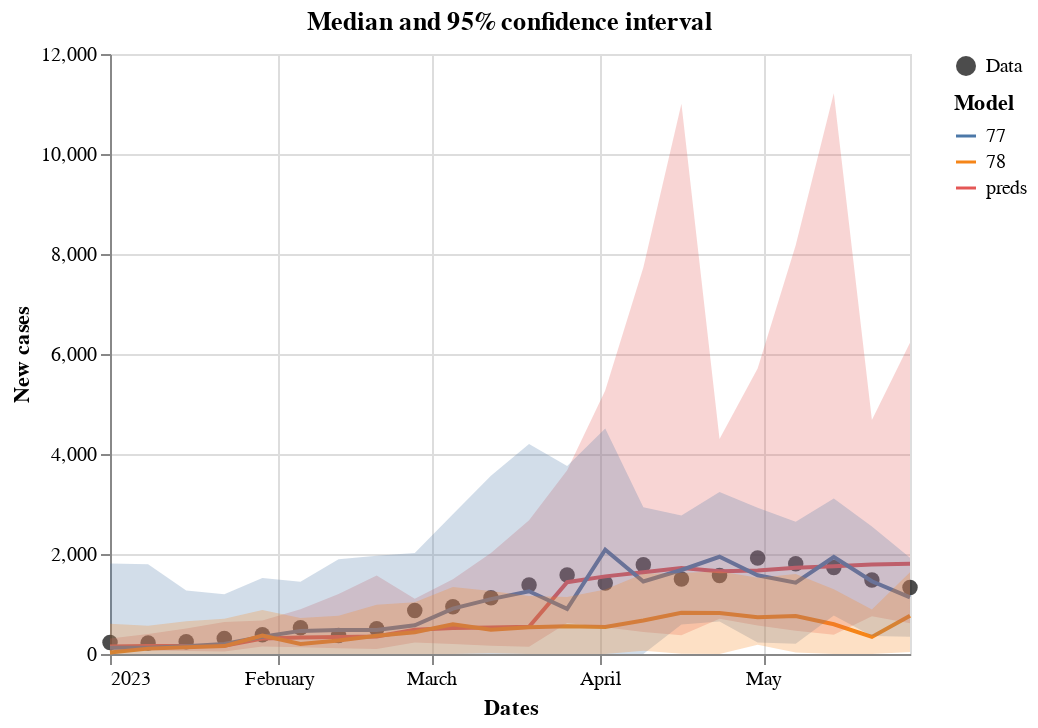

Write notebook code for a chart like this one.
### Code cell
score.plot_predictions()

### Figure 1 — Vega-Lite specification as saved in the notebook (floating-point values rounded to 4 significant figures)
{"config": {"view": {"continuousWidth": 300, "continuousHeight": 300}}, "layer": [{"data": {"name": "data-31ab3405ccd4240dcb0f02c0c71558b5"}, "mark": {"type": "circle", "size": 60}, "encoding": {"color": {"field": "legend", "legend": {"title": null}, "scale": {"range": ["black"]}, "type": "nominal"}, "x": {"field": "dates", "type": "temporal"}, "y": {"field": "casos", "type": "quantitative"}}}, {"data": {"name": "data-e62d00bd8d49960669627fa409de3684"}, "mark": {"type": "line"}, "encoding": {"color": {"field": "model", "legend": {"title": "Model"}, "type": "nominal"}, "x": {"field": "dates", "title": "Dates", "type": "temporal"}, "y": {"field": "preds", "title": "New cases", "type": "quantitative"}}, "title": "Median and 95% confidence interval"}, {"data": {"name": "data-e62d00bd8d49960669627fa409de3684"}, "mark": {"type": "area", "opacity": 0.25}, "encoding": {"color": {"field": "model", "legend": null, "type": "nominal"}, "x": {"field": "dates", "type": "temporal"}, "y": {"field": "lower", "type": "quantitative"}, "y2": {"field": "upper"}}, "title": "Median and 95% confidence interval"}, {"data": {"name": "data-e62d00bd8d49960669627fa409de3684"}, "mark": {"type": "point"}, "encoding": {"color": {"field": "model", "legend": null, "type": "nominal"}, "opacity": {"condition": {"param": "param_5", "value": 1, "empty": false}, "value": 0}, "x": {"field": "dates", "title": "Dates", "type": "temporal"}, "y": {"field": "preds", "title": "New cases", "type": "quantitative"}}, "title": "Median and 95% confidence interval"}, {"data": {"name": "data-b882d8404254e0c3e82484703fb8edba"}, "mark": {"type": "rule", "color": "gray"}, "encoding": {"opacity": {"condition": {"param": "param_5", "value": 0.3, "empty": false}, "value": 0}, "tooltip": [{"field": "dates", "title": "Date", "type": "temporal"}, {"field": "preds", "format": ".0f", "type": "quantitative"}, {"field": "77", "format": ".0f", "type": "quantitative"}, {"field": "78", "format": ".0f", "type": "quantitative"}, {"field": "cases", "format": ".0f", "type": "quantitative"}], "x": {"field": "dates", "type": "temporal"}}, "name": "view_5", "transform": [{"pivot": "model", "value": "preds", "groupby": ["dates"]}]}], "height": 300, "params": [{"name": "param_5", "select": {"type": "point", "fields": ["dates"], "nearest": true, "on": "pointerover"}, "views": ["view_5"]}], "resolve": {"scale": {"color": "independent"}}, "width": 400, "$schema": "https://vega.github.io/schema/vega-lite/v5.17.0.json", "datasets": {"data-31ab3405ccd4240dcb0f02c0c71558b5": [{"dates": "2023-01-01T00:00:00", "casos": 230.0, "legend": "Data"}, {"dates": "2023-01-08T00:00:00", "casos": 218.0, "legend": "Data"}, {"dates": "2023-01-15T00:00:00", "casos": 246.0, "legend": "Data"}, {"dates": "2023-01-22T00:00:00", "casos": 312.0, "legend": "Data"}, {"dates": "2023-01-29T00:00:00", "casos": 383.0, "legend": "Data"}, {"dates": "2023-02-05T00:00:00", "casos": 525.0, "legend": "Data"}, {"dates": "2023-02-12T00:00:00", "casos": 372.0, "legend": "Data"}, {"dates": "2023-02-19T00:00:00", "casos": 507.0, "legend": "Data"}, {"dates": "2023-02-26T00:00:00", "casos": 870.0, "legend": "Data"}, {"dates": "2023-03-05T00:00:00", "casos": 945.0, "legend": "Data"}, {"dates": "2023-03-12T00:00:00", "casos": 1125.0, "legend": "Data"}, {"dates": "2023-03-19T00:00:00", "casos": 1382.0, "legend": "Data"}, {"dates": "2023-03-26T00:00:00", "casos": 1580.0, "legend": "Data"}, {"dates": "2023-04-02T00:00:00", "casos": 1420.0, "legend": "Data"}, {"dates": "2023-04-09T00:00:00", "casos": 1783.0, "legend": "Data"}, {"dates": "2023-04-16T00:00:00", "casos": 1502.0, "legend": "Data"}, {"dates": "2023-04-23T00:00:00", "casos": 1572.0, "legend": "Data"}, {"dates": "2023-04-30T00:00:00", "casos": 1919.0, "legend": "Data"}, {"dates": "2023-05-07T00:00:00", "casos": 1807.0, "legend": "Data"}, {"dates": "2023-05-14T00:00:00", "casos": 1731.0, "legend": "Data"}, {"dates": "2023-05-21T00:00:00", "casos": 1479.0, "legend": "Data"}, {"dates": "2023-05-28T00:00:00", "casos": 1328.0, "legend": "Data"}], "data-e62d00bd8d49960669627fa409de3684": [{"dates": "2023-01-01T00:00:00", "preds": 151.8, "lower": 78.8, "upper": 309.0, "data": 230.0, "model": "preds", "adm_2": null, "adm_1": null, "adm_0": null}, {"dates": "2023-01-08T00:00:00", "preds": 159.7, "lower": 69.93, "upper": 399.4, "data": 218.0, "model": "preds", "adm_2": null, "adm_1": null, "adm_0": null}, {"dates": "2023-01-15T00:00:00", "preds": 161.1, "lower": 58.61, "upper": 509.0, "data": 246.0, "model": "preds", "adm_2": null, "adm_1": null, "adm_0": null}, {"dates": "2023-01-22T00:00:00", "preds": 164.1, "lower": 50.9, "upper": 640.3, "data": 312.0, "model": "preds", "adm_2": null, "adm_1": null, "adm_0": null}, {"dates": "2023-01-29T00:00:00", "preds": 309.4, "lower": 152.1, "upper": 672.3, "data": 383.0, "model": "preds", "adm_2": null, "adm_1": null, "adm_0": null}, {"dates": "2023-02-05T00:00:00", "preds": 328.4, "lower": 134.1, "upper": 895.5, "data": 525.0, "model": "preds", "adm_2": null, "adm_1": null, "adm_0": null}, {"dates": "2023-02-12T00:00:00", "preds": 338.4, "lower": 112.9, "upper": 1199.0, "data": 372.0, "model": "preds", "adm_2": null, "adm_1": null, "adm_0": null}, {"dates": "2023-02-19T00:00:00", "preds": 349.6, "lower": 97.94, "upper": 1569.0, "data": 507.0, "model": "preds", "adm_2": null, "adm_1": null, "adm_0": null}, {"dates": "2023-02-26T00:00:00", "preds": 486.7, "lower": 230.6, "upper": 1105.0, "data": 870.0, "model": "preds", "adm_2": null, "adm_1": null, "adm_0": null}, {"dates": "2023-03-05T00:00:00", "preds": 517.8, "lower": 202.0, "upper": 1496.0, "data": 945.0, "model": "preds", "adm_2": null, "adm_1": null, "adm_0": null}, {"dates": "2023-03-12T00:00:00", "preds": 529.8, "lower": 167.2, "upper": 2019.0, "data": 1125.0, "model": "preds", "adm_2": null, "adm_1": null, "adm_0": null}, {"dates": "2023-03-19T00:00:00", "preds": 545.4, "lower": 143.5, "upper": 2674.0, "data": 1382.0, "model": "preds", "adm_2": null, "adm_1": null, "adm_0": null}, {"dates": "2023-03-26T00:00:00", "preds": 1437.0, "lower": 617.8, "upper": 3675.0, "data": 1580.0, "model": "preds", "adm_2": null, "adm_1": null, "adm_0": null}, {"dates": "2023-04-02T00:00:00", "preds": 1553.0, "lower": 534.8, "upper": 5268.0, "data": 1420.0, "model": "preds", "adm_2": null, "adm_1": null, "adm_0": null}, {"dates": "2023-04-09T00:00:00", "preds": 1637.0, "lower": 442.3, "upper": 7729.0, "data": 1783.0, "model": "preds", "adm_2": null, "adm_1": null, "adm_0": null}, {"dates": "2023-04-16T00:00:00", "preds": 1721.0, "lower": 377.2, "upper": 11000.0, "data": 1502.0, "model": "preds", "adm_2": null, "adm_1": null, "adm_0": null}, {"dates": "2023-04-23T00:00:00", "preds": 1657.0, "lower": 704.3, "upper": 4299.0, "data": 1572.0, "model": "preds", "adm_2": null, "adm_1": null, "adm_0": null}, {"dates": "2023-04-30T00:00:00", "preds": 1670.0, "lower": 572.0, "upper": 5712.0, "data": 1919.0, "model": "preds", "adm_2": null, "adm_1": null, "adm_0": null}, {"dates": "2023-05-07T00:00:00", "preds": 1723.0, "lower": 463.7, "upper": 8177.0, "data": 1807.0, "model": "preds", "adm_2": null, "adm_1": null, "adm_0": null}, {"dates": "2023-05-14T00:00:00", "preds": 1755.0, "lower": 385.1, "upper": 11220.0, "data": 1731.0, "model": "preds", "adm_2": null, "adm_1": null, "adm_0": null}, {"dates": "2023-05-21T00:00:00", "preds": 1792.0, "lower": 757.5, "upper": 4681.0, "data": 1479.0, "model": "preds", "adm_2": null, "adm_1": null, "adm_0": null}, {"dates": "2023-05-28T00:00:00", "preds": 1805.0, "lower": 614.1, "upper": 6227.0, "data": 1328.0, "model": "preds", "adm_2": null, "adm_1": null, "adm_0": null}, {"dates": "2023-01-01T00:00:00", "preds": 124.7, "lower": 0.0, "upper": 1810.0, "data": null, "model": "77", "adm_2": 3305000.0, "adm_1": "RJ", "adm_0": "BR"}, {"dates": "2023-01-08T00:00:00", "preds": 127.2, "lower": 0.0, "upper": 1794.0, "data": null, "model": "77", "adm_2": 3305000.0, "adm_1": "RJ", "adm_0": "BR"}, {"dates": "2023-01-15T00:00:00", "preds": 155.2, "lower": 0.0, "upper": 1269.0, "data": null, "model": "77", "adm_2": 3305000.0, "adm_1": "RJ", "adm_0": "BR"}, {"dates": "2023-01-22T00:00:00", "preds": 198.8, "lower": 0.0, "upper": 1195.0, "data": null, "model": "77", "adm_2": 3305000.0, "adm_1": "RJ", "adm_0": "BR"}, {"dates": "2023-01-29T00:00:00", "preds": 345.3, "lower": 0.0, "upper": 1518.0, "data": null, "model": "77", "adm_2": 3305000.0, "adm_1": "RJ", "adm_0": "BR"}, {"dates": "2023-02-05T00:00:00", "preds": 462.3, "lower": 0.0, "upper": 1445.0, "data": null, "model": "77", "adm_2": 3305000.0, "adm_1": "RJ", "adm_0": "BR"}, {"dates": "2023-02-12T00:00:00", "preds": 481.6, "lower": 0.0, "upper": 1894.0, "data": null, "model": "77", "adm_2": 3305000.0, "adm_1": "RJ", "adm_0": "BR"}, {"dates": "2023-02-19T00:00:00", "preds": 481.6, "lower": 0.0, "upper": 1966.0, "data": null, "model": "77", "adm_2": 3305000.0, "adm_1": "RJ", "adm_0": "BR"}, {"dates": "2023-02-26T00:00:00", "preds": 574.3, "lower": 0.0, "upper": 2020.0, "data": null, "model": "77", "adm_2": 3305000.0, "adm_1": "RJ", "adm_0": "BR"}, {"dates": "2023-03-05T00:00:00", "preds": 908.6, "lower": 0.0, "upper": 2794.0, "data": null, "model": "77", "adm_2": 3305000.0, "adm_1": "RJ", "adm_0": "BR"}, {"dates": "2023-03-12T00:00:00", "preds": 1098.0, "lower": 0.0, "upper": 3565.0, "data": null, "model": "77", "adm_2": 3305000.0, "adm_1": "RJ", "adm_0": "BR"}, {"dates": "2023-03-19T00:00:00", "preds": 1255.0, "lower": 0.0, "upper": 4202.0, "data": null, "model": "77", "adm_2": 3305000.0, "adm_1": "RJ", "adm_0": "BR"}, {"dates": "2023-03-26T00:00:00", "preds": 903.3, "lower": 0.0, "upper": 3761.0, "data": null, "model": "77", "adm_2": 3305000.0, "adm_1": "RJ", "adm_0": "BR"}, {"dates": "2023-04-02T00:00:00", "preds": 2085.0, "lower": 0.0, "upper": 4512.0, "data": null, "model": "77", "adm_2": 3305000.0, "adm_1": "RJ", "adm_0": "BR"}, {"dates": "2023-04-09T00:00:00", "preds": 1451.0, "lower": 0.0, "upper": 2937.0, "data": null, "model": "77", "adm_2": 3305000.0, "adm_1": "RJ", "adm_0": "BR"}, {"dates": "2023-04-16T00:00:00", "preds": 1680.0, "lower": 591.8, "upper": 2768.0, "data": null, "model": "77", "adm_2": 3305000.0, "adm_1": "RJ", "adm_0": "BR"}, {"dates": "2023-04-23T00:00:00", "preds": 1944.0, "lower": 650.1, "upper": 3239.0, "data": null, "model": "77", "adm_2": 3305000.0, "adm_1": "RJ", "adm_0": "BR"}, {"dates": "2023-04-30T00:00:00", "preds": 1575.0, "lower": 227.6, "upper": 2923.0, "data": null, "model": "77", "adm_2": 3305000.0, "adm_1": "RJ", "adm_0": "BR"}, {"dates": "2023-05-07T00:00:00", "preds": 1426.0, "lower": 206.8, "upper": 2646.0, "data": null, "model": "77", "adm_2": 3305000.0, "adm_1": "RJ", "adm_0": "BR"}, {"dates": "2023-05-14T00:00:00", "preds": 1940.0, "lower": 769.2, "upper": 3110.0, "data": null, "model": "77", "adm_2": 3305000.0, "adm_1": "RJ", "adm_0": "BR"}, {"dates": "2023-05-21T00:00:00", "preds": 1454.0, "lower": 359.8, "upper": 2549.0, "data": null, "model": "77", "adm_2": 3305000.0, "adm_1": "RJ", "adm_0": "BR"}, {"dates": "2023-05-28T00:00:00", "preds": 1134.0, "lower": 343.1, "upper": 1925.0, "data": null, "model": "77", "adm_2": 3305000.0, "adm_1": "RJ", "adm_0": "BR"}, {"dates": "2023-01-01T00:00:00", "preds": 28.92, "lower": 0.0, "upper": 602.8, "data": null, "model": "78", "adm_2": 3305000.0, "adm_1": "RJ", "adm_0": "BR"}, {"dates": "2023-01-08T00:00:00", "preds": 107.6, "lower": 0.0, "upper": 566.5, "data": null, "model": "78", "adm_2": 3305000.0, "adm_1": "RJ", "adm_0": "BR"}, {"dates": "2023-01-15T00:00:00", "preds": 136.0, "lower": 0.0, "upper": 654.7, "data": null, "model": "78", "adm_2": 3305000.0, "adm_1": "RJ", "adm_0": "BR"}, {"dates": "2023-01-22T00:00:00", "preds": 157.6, "lower": 0.0, "upper": 703.7, "data": null, "model": "78", "adm_2": 3305000.0, "adm_1": "RJ", "adm_0": "BR"}, {"dates": "2023-01-29T00:00:00", "preds": 370.8, "lower": 0.0, "upper": 879.5, "data": null, "model": "78", "adm_2": 3305000.0, "adm_1": "RJ", "adm_0": "BR"}, {"dates": "2023-02-05T00:00:00", "preds": 200.7, "lower": 0.0, "upper": 720.3, "data": null, "model": "78", "adm_2": 3305000.0, "adm_1": "RJ", "adm_0": "BR"}, {"dates": "2023-02-12T00:00:00", "preds": 270.5, "lower": 0.0, "upper": 766.1, "data": null, "model": "78", "adm_2": 3305000.0, "adm_1": "RJ", "adm_0": "BR"}, {"dates": "2023-02-19T00:00:00", "preds": 366.0, "lower": 0.0, "upper": 984.1, "data": null, "model": "78", "adm_2": 3305000.0, "adm_1": "RJ", "adm_0": "BR"}, {"dates": "2023-02-26T00:00:00", "preds": 434.2, "lower": 0.0, "upper": 1036.0, "data": null, "model": "78", "adm_2": 3305000.0, "adm_1": "RJ", "adm_0": "BR"}, {"dates": "2023-03-05T00:00:00", "preds": 593.1, "lower": 0.0, "upper": 1340.0, "data": null, "model": "78", "adm_2": 3305000.0, "adm_1": "RJ", "adm_0": "BR"}, {"dates": "2023-03-12T00:00:00", "preds": 486.8, "lower": 13.18, "upper": 1258.0, "data": null, "model": "78", "adm_2": 3305000.0, "adm_1": "RJ", "adm_0": "BR"}, {"dates": "2023-03-19T00:00:00", "preds": 534.4, "lower": 0.0, "upper": 1161.0, "data": null, "model": "78", "adm_2": 3305000.0, "adm_1": "RJ", "adm_0": "BR"}, {"dates": "2023-03-26T00:00:00", "preds": 555.0, "lower": 0.0, "upper": 1139.0, "data": null, "model": "78", "adm_2": 3305000.0, "adm_1": "RJ", "adm_0": "BR"}, {"dates": "2023-04-02T00:00:00", "preds": 540.6, "lower": 0.0, "upper": 1291.0, "data": null, "model": "78", "adm_2": 3305000.0, "adm_1": "RJ", "adm_0": "BR"}, {"dates": "2023-04-09T00:00:00", "preds": 670.6, "lower": 63.09, "upper": 1603.0, "data": null, "model": "78", "adm_2": 3305000.0, "adm_1": "RJ", "adm_0": "BR"}, {"dates": "2023-04-16T00:00:00", "preds": 823.2, "lower": 5.392, "upper": 1619.0, "data": null, "model": "78", "adm_2": 3305000.0, "adm_1": "RJ", "adm_0": "BR"}, {"dates": "2023-04-23T00:00:00", "preds": 821.3, "lower": 0.0, "upper": 1657.0, "data": null, "model": "78", "adm_2": 3305000.0, "adm_1": "RJ", "adm_0": "BR"}, {"dates": "2023-04-30T00:00:00", "preds": 736.0, "lower": 186.1, "upper": 1523.0, "data": null, "model": "78", "adm_2": 3305000.0, "adm_1": "RJ", "adm_0": "BR"}, {"dates": "2023-05-07T00:00:00", "preds": 760.4, "lower": 31.67, "upper": 1602.0, "data": null, "model": "78", "adm_2": 3305000.0, "adm_1": "RJ", "adm_0": "BR"}, {"dates": "2023-05-14T00:00:00", "preds": 593.9, "lower": 0.0, "upper": 1294.0, "data": null, "model": "78", "adm_2": 3305000.0, "adm_1": "RJ", "adm_0": "BR"}, {"dates": "2023-05-21T00:00:00", "preds": 341.6, "lower": 0.0, "upper": 890.2, "data": null, "model": "78", "adm_2": 3305000.0, "adm_1": "RJ", "adm_0": "BR"}, {"dates": "2023-05-28T00:00:00", "preds": 766.2, "lower": 41.88, "upper": 1633.0, "data": null, "model": "78", "adm_2": 3305000.0, "adm_1": "RJ", "adm_0": "BR"}], "data-b882d8404254e0c3e82484703fb8edba": [{"dates": "2023-01-01T00:00:00", "preds": 151.8, "lower": 78.8, "upper": 309.0, "data": 230.0, "model": "preds", "adm_2": null, "adm_1": null, "adm_0": null, "legend": null}, {"dates": "2023-01-08T00:00:00", "preds": 159.7, "lower": 69.93, "upper": 399.4, "data": 218.0, "model": "preds", "adm_2": null, "adm_1": null, "adm_0": null, "legend": null}, {"dates": "2023-01-15T00:00:00", "preds": 161.1, "lower": 58.61, "upper": 509.0, "data": 246.0, "model": "preds", "adm_2": null, "adm_1": null, "adm_0": null, "legend": null}, {"dates": "2023-01-22T00:00:00", "preds": 164.1, "lower": 50.9, "upper": 640.3, "data": 312.0, "model": "preds", "adm_2": null, "adm_1": null, "adm_0": null, "legend": null}, {"dates": "2023-01-29T00:00:00", "preds": 309.4, "lower": 152.1, "upper": 672.3, "data": 383.0, "model": "preds", "adm_2": null, "adm_1": null, "adm_0": null, "legend": null}, {"dates": "2023-02-05T00:00:00", "preds": 328.4, "lower": 134.1, "upper": 895.5, "data": 525.0, "model": "preds", "adm_2": null, "adm_1": null, "adm_0": null, "legend": null}, {"dates": "2023-02-12T00:00:00", "preds": 338.4, "lower": 112.9, "upper": 1199.0, "data": 372.0, "model": "preds", "adm_2": null, "adm_1": null, "adm_0": null, "legend": null}, {"dates": "2023-02-19T00:00:00", "preds": 349.6, "lower": 97.94, "upper": 1569.0, "data": 507.0, "model": "preds", "adm_2": null, "adm_1": null, "adm_0": null, "legend": null}, {"dates": "2023-02-26T00:00:00", "preds": 486.7, "lower": 230.6, "upper": 1105.0, "data": 870.0, "model": "preds", "adm_2": null, "adm_1": null, "adm_0": null, "legend": null}, {"dates": "2023-03-05T00:00:00", "preds": 517.8, "lower": 202.0, "upper": 1496.0, "data": 945.0, "model": "preds", "adm_2": null, "adm_1": null, "adm_0": null, "legend": null}, {"dates": "2023-03-12T00:00:00", "preds": 529.8, "lower": 167.2, "upper": 2019.0, "data": 1125.0, "model": "preds", "adm_2": null, "adm_1": null, "adm_0": null, "legend": null}, {"dates": "2023-03-19T00:00:00", "preds": 545.4, "lower": 143.5, "upper": 2674.0, "data": 1382.0, "model": "preds", "adm_2": null, "adm_1": null, "adm_0": null, "legend": null}, {"dates": "2023-03-26T00:00:00", "preds": 1437.0, "lower": 617.8, "upper": 3675.0, "data": 1580.0, "model": "preds", "adm_2": null, "adm_1": null, "adm_0": null, "legend": null}, {"dates": "2023-04-02T00:00:00", "preds": 1553.0, "lower": 534.8, "upper": 5268.0, "data": 1420.0, "model": "preds", "adm_2": null, "adm_1": null, "adm_0": null, "legend": null}, {"dates": "2023-04-09T00:00:00", "preds": 1637.0, "lower": 442.3, "upper": 7729.0, "data": 1783.0, "model": "preds", "adm_2": null, "adm_1": null, "adm_0": null, "legend": null}, {"dates": "2023-04-16T00:00:00", "preds": 1721.0, "lower": 377.2, "upper": 11000.0, "data": 1502.0, "model": "preds", "adm_2": null, "adm_1": null, "adm_0": null, "legend": null}, {"dates": "2023-04-23T00:00:00", "preds": 1657.0, "lower": 704.3, "upper": 4299.0, "data": 1572.0, "model": "preds", "adm_2": null, "adm_1": null, "adm_0": null, "legend": null}, {"dates": "2023-04-30T00:00:00", "preds": 1670.0, "lower": 572.0, "upper": 5712.0, "data": 1919.0, "model": "preds", "adm_2": null, "adm_1": null, "adm_0": null, "legend": null}, {"dates": "2023-05-07T00:00:00", "preds": 1723.0, "lower": 463.7, "upper": 8177.0, "data": 1807.0, "model": "preds", "adm_2": null, "adm_1": null, "adm_0": null, "legend": null}, {"dates": "2023-05-14T00:00:00", "preds": 1755.0, "lower": 385.1, "upper": 11220.0, "data": 1731.0, "model": "preds", "adm_2": null, "adm_1": null, "adm_0": null, "legend": null}, {"dates": "2023-05-21T00:00:00", "preds": 1792.0, "lower": 757.5, "upper": 4681.0, "data": 1479.0, "model": "preds", "adm_2": null, "adm_1": null, "adm_0": null, "legend": null}, {"dates": "2023-05-28T00:00:00", "preds": 1805.0, "lower": 614.1, "upper": 6227.0, "data": 1328.0, "model": "preds", "adm_2": null, "adm_1": null, "adm_0": null, "legend": null}, {"dates": "2023-01-01T00:00:00", "preds": 124.7, "lower": 0.0, "upper": 1810.0, "data": null, "model": "77", "adm_2": 3305000.0, "adm_1": "RJ", "adm_0": "BR", "legend": null}, {"dates": "2023-01-08T00:00:00", "preds": 127.2, "lower": 0.0, "upper": 1794.0, "data": null, "model": "77", "adm_2": 3305000.0, "adm_1": "RJ", "adm_0": "BR", "legend": null}, {"dates": "2023-01-15T00:00:00", "preds": 155.2, "lower": 0.0, "upper": 1269.0, "data": null, "model": "77", "adm_2": 3305000.0, "adm_1": "RJ", "adm_0": "BR", "legend": null}, {"dates": "2023-01-22T00:00:00", "preds": 198.8, "lower": 0.0, "upper": 1195.0, "data": null, "model": "77", "adm_2": 3305000.0, "adm_1": "RJ", "adm_0": "BR", "legend": null}, {"dates": "2023-01-29T00:00:00", "preds": 345.3, "lower": 0.0, "upper": 1518.0, "data": null, "model": "77", "adm_2": 3305000.0, "adm_1": "RJ", "adm_0": "BR", "legend": null}, {"dates": "2023-02-05T00:00:00", "preds": 462.3, "lower": 0.0, "upper": 1445.0, "data": null, "model": "77", "adm_2": 3305000.0, "adm_1": "RJ", "adm_0": "BR", "legend": null}, {"dates": "2023-02-12T00:00:00", "preds": 481.6, "lower": 0.0, "upper": 1894.0, "data": null, "model": "77", "adm_2": 3305000.0, "adm_1": "RJ", "adm_0": "BR", "legend": null}, {"dates": "2023-02-19T00:00:00", "preds": 481.6, "lower": 0.0, "upper": 1966.0, "data": null, "model": "77", "adm_2": 3305000.0, "adm_1": "RJ", "adm_0": "BR", "legend": null}, {"dates": "2023-02-26T00:00:00", "preds": 574.3, "lower": 0.0, "upper": 2020.0, "data": null, "model": "77", "adm_2": 3305000.0, "adm_1": "RJ", "adm_0": "BR", "legend": null}, {"dates": "2023-03-05T00:00:00", "preds": 908.6, "lower": 0.0, "upper": 2794.0, "data": null, "model": "77", "adm_2": 3305000.0, "adm_1": "RJ", "adm_0": "BR", "legend": null}, {"dates": "2023-03-12T00:00:00", "preds": 1098.0, "lower": 0.0, "upper": 3565.0, "data": null, "model": "77", "adm_2": 3305000.0, "adm_1": "RJ", "adm_0": "BR", "legend": null}, {"dates": "2023-03-19T00:00:00", "preds": 1255.0, "lower": 0.0, "upper": 4202.0, "data": null, "model": "77", "adm_2": 3305000.0, "adm_1": "RJ", "adm_0": "BR", "legend": null}, {"dates": "2023-03-26T00:00:00", "preds": 903.3, "lower": 0.0, "upper": 3761.0, "data": null, "model": "77", "adm_2": 3305000.0, "adm_1": "RJ", "adm_0": "BR", "legend": null}, {"dates": "2023-04-02T00:00:00", "preds": 2085.0, "lower": 0.0, "upper": 4512.0, "data": null, "model": "77", "adm_2": 3305000.0, "adm_1": "RJ", "adm_0": "BR", "legend": null}, {"dates": "2023-04-09T00:00:00", "preds": 1451.0, "lower": 0.0, "upper": 2937.0, "data": null, "model": "77", "adm_2": 3305000.0, "adm_1": "RJ", "adm_0": "BR", "legend": null}, {"dates": "2023-04-16T00:00:00", "preds": 1680.0, "lower": 591.8, "upper": 2768.0, "data": null, "model": "77", "adm_2": 3305000.0, "adm_1": "RJ", "adm_0": "BR", "legend": null}, {"dates": "2023-04-23T00:00:00", "preds": 1944.0, "lower": 650.1, "upper": 3239.0, "data": null, "model": "77", "adm_2": 3305000.0, "adm_1": "RJ", "adm_0": "BR", "legend": null}, {"dates": "2023-04-30T00:00:00", "preds": 1575.0, "lower": 227.6, "upper": 2923.0, "data": null, "model": "77", "adm_2": 3305000.0, "adm_1": "RJ", "adm_0": "BR", "legend": null}, {"dates": "2023-05-07T00:00:00", "preds": 1426.0, "lower": 206.8, "upper": 2646.0, "data": null, "model": "77", "adm_2": 3305000.0, "adm_1": "RJ", "adm_0": "BR", "legend": null}, {"dates": "2023-05-14T00:00:00", "preds": 1940.0, "lower": 769.2, "upper": 3110.0, "data": null, "model": "77", "adm_2": 3305000.0, "adm_1": "RJ", "adm_0": "BR", "legend": null}, {"dates": "2023-05-21T00:00:00", "preds": 1454.0, "lower": 359.8, "upper": 2549.0, "data": null, "model": "77", "adm_2": 3305000.0, "adm_1": "RJ", "adm_0": "BR", "legend": null}, {"dates": "2023-05-28T00:00:00", "preds": 1134.0, "lower": 343.1, "upper": 1925.0, "data": null, "model": "77", "adm_2": 3305000.0, "adm_1": "RJ", "adm_0": "BR", "legend": null}, {"dates": "2023-01-01T00:00:00", "preds": 28.92, "lower": 0.0, "upper": 602.8, "data": null, "model": "78", "adm_2": 3305000.0, "adm_1": "RJ", "adm_0": "BR", "legend": null}, {"dates": "2023-01-08T00:00:00", "preds": 107.6, "lower": 0.0, "upper": 566.5, "data": null, "model": "78", "adm_2": 3305000.0, "adm_1": "RJ", "adm_0": "BR", "legend": null}, {"dates": "2023-01-15T00:00:00", "preds": 136.0, "lower": 0.0, "upper": 654.7, "data": null, "model": "78", "adm_2": 3305000.0, "adm_1": "RJ", "adm_0": "BR", "legend": null}, {"dates": "2023-01-22T00:00:00", "preds": 157.6, "lower": 0.0, "upper": 703.7, "data": null, "model": "78", "adm_2": 3305000.0, "adm_1": "RJ", "adm_0": "BR", "legend": null}, {"dates": "2023-01-29T00:00:00", "preds": 370.8, "lower": 0.0, "upper": 879.5, "data": null, "model": "78", "adm_2": 3305000.0, "adm_1": "RJ", "adm_0": "BR", "legend": null}, {"dates": "2023-02-05T00:00:00", "preds": 200.7, "lower": 0.0, "upper": 720.3, "data": null, "model": "78", "adm_2": 3305000.0, "adm_1": "RJ", "adm_0": "BR", "legend": null}, {"dates": "2023-02-12T00:00:00", "preds": 270.5, "lower": 0.0, "upper": 766.1, "data": null, "model": "78", "adm_2": 3305000.0, "adm_1": "RJ", "adm_0": "BR", "legend": null}, {"dates": "2023-02-19T00:00:00", "preds": 366.0, "lower": 0.0, "upper": 984.1, "data": null, "model": "78", "adm_2": 3305000.0, "adm_1": "RJ", "adm_0": "BR", "legend": null}, {"dates": "2023-02-26T00:00:00", "preds": 434.2, "lower": 0.0, "upper": 1036.0, "data": null, "model": "78", "adm_2": 3305000.0, "adm_1": "RJ", "adm_0": "BR", "legend": null}, {"dates": "2023-03-05T00:00:00", "preds": 593.1, "lower": 0.0, "upper": 1340.0, "data": null, "model": "78", "adm_2": 3305000.0, "adm_1": "RJ", "adm_0": "BR", "legend": null}, {"dates": "2023-03-12T00:00:00", "preds": 486.8, "lower": 13.18, "upper": 1258.0, "data": null, "model": "78", "adm_2": 3305000.0, "adm_1": "RJ", "adm_0": "BR", "legend": null}, {"dates": "2023-03-19T00:00:00", "preds": 534.4, "lower": 0.0, "upper": 1161.0, "data": null, "model": "78", "adm_2": 3305000.0, "adm_1": "RJ", "adm_0": "BR", "legend": null}, {"dates": "2023-03-26T00:00:00", "preds": 555.0, "lower": 0.0, "upper": 1139.0, "data": null, "model": "78", "adm_2": 3305000.0, "adm_1": "RJ", "adm_0": "BR", "legend": null}, {"dates": "2023-04-02T00:00:00", "preds": 540.6, "lower": 0.0, "upper": 1291.0, "data": null, "model": "78", "adm_2": 3305000.0, "adm_1": "RJ", "adm_0": "BR", "legend": null}, {"dates": "2023-04-09T00:00:00", "preds": 670.6, "lower": 63.09, "upper": 1603.0, "data": null, "model": "78", "adm_2": 3305000.0, "adm_1": "RJ", "adm_0": "BR", "legend": null}, {"dates": "2023-04-16T00:00:00", "preds": 823.2, "lower": 5.392, "upper": 1619.0, "data": null, "model": "78", "adm_2": 3305000.0, "adm_1": "RJ", "adm_0": "BR", "legend": null}, {"dates": "2023-04-23T00:00:00", "preds": 821.3, "lower": 0.0, "upper": 1657.0, "data": null, "model": "78", "adm_2": 3305000.0, "adm_1": "RJ", "adm_0": "BR", "legend": null}, {"dates": "2023-04-30T00:00:00", "preds": 736.0, "lower": 186.1, "upper": 1523.0, "data": null, "model": "78", "adm_2": 3305000.0, "adm_1": "RJ", "adm_0": "BR", "legend": null}, {"dates": "2023-05-07T00:00:00", "preds": 760.4, "lower": 31.67, "upper": 1602.0, "data": null, "model": "78", "adm_2": 3305000.0, "adm_1": "RJ", "adm_0": "BR", "legend": null}, {"dates": "2023-05-14T00:00:00", "preds": 593.9, "lower": 0.0, "upper": 1294.0, "data": null, "model": "78", "adm_2": 3305000.0, "adm_1": "RJ", "adm_0": "BR", "legend": null}, {"dates": "2023-05-21T00:00:00", "preds": 341.6, "lower": 0.0, "upper": 890.2, "data": null, "model": "78", "adm_2": 3305000.0, "adm_1": "RJ", "adm_0": "BR", "legend": null}, {"dates": "2023-05-28T00:00:00", "preds": 766.2, "lower": 41.88, "upper": 1633.0, "data": null, "model": "78", "adm_2": 3305000.0, "adm_1": "RJ", "adm_0": "BR", "legend": null}, {"dates": "2023-01-01T00:00:00", "preds": 230.0, "lower": null, "upper": null, "data": null, "model": "cases", "adm_2": null, "adm_1": null, "adm_0": null, "legend": "Data"}, {"dates": "2023-01-08T00:00:00", "preds": 218.0, "lower": null, "upper": null, "data": null, "model": "cases", "adm_2": null, "adm_1": null, "adm_0": null, "legend": "Data"}, {"dates": "2023-01-15T00:00:00", "preds": 246.0, "lower": null, "upper": null, "data": null, "model": "cases", "adm_2": null, "adm_1": null, "adm_0": null, "legend": "Data"}, {"dates": "2023-01-22T00:00:00", "preds": 312.0, "lower": null, "upper": null, "data": null, "model": "cases", "adm_2": null, "adm_1": null, "adm_0": null, "legend": "Data"}, {"dates": "2023-01-29T00:00:00", "preds": 383.0, "lower": null, "upper": null, "data": null, "model": "cases", "adm_2": null, "adm_1": null, "adm_0": null, "legend": "Data"}, {"dates": "2023-02-05T00:00:00", "preds": 525.0, "lower": null, "upper": null, "data": null, "model": "cases", "adm_2": null, "adm_1": null, "adm_0": null, "legend": "Data"}, {"dates": "2023-02-12T00:00:00", "preds": 372.0, "lower": null, "upper": null, "data": null, "model": "cases", "adm_2": null, "adm_1": null, "adm_0": null, "legend": "Data"}, {"dates": "2023-02-19T00:00:00", "preds": 507.0, "lower": null, "upper": null, "data": null, "model": "cases", "adm_2": null, "adm_1": null, "adm_0": null, "legend": "Data"}, {"dates": "2023-02-26T00:00:00", "preds": 870.0, "lower": null, "upper": null, "data": null, "model": "cases", "adm_2": null, "adm_1": null, "adm_0": null, "legend": "Data"}, {"dates": "2023-03-05T00:00:00", "preds": 945.0, "lower": null, "upper": null, "data": null, "model": "cases", "adm_2": null, "adm_1": null, "adm_0": null, "legend": "Data"}, {"dates": "2023-03-12T00:00:00", "preds": 1125.0, "lower": null, "upper": null, "data": null, "model": "cases", "adm_2": null, "adm_1": null, "adm_0": null, "legend": "Data"}, {"dates": "2023-03-19T00:00:00", "preds": 1382.0, "lower": null, "upper": null, "data": null, "model": "cases", "adm_2": null, "adm_1": null, "adm_0": null, "legend": "Data"}, {"dates": "2023-03-26T00:00:00", "preds": 1580.0, "lower": null, "upper": null, "data": null, "model": "cases", "adm_2": null, "adm_1": null, "adm_0": null, "legend": "Data"}, {"dates": "2023-04-02T00:00:00", "preds": 1420.0, "lower": null, "upper": null, "data": null, "model": "cases", "adm_2": null, "adm_1": null, "adm_0": null, "legend": "Data"}, {"dates": "2023-04-09T00:00:00", "preds": 1783.0, "lower": null, "upper": null, "data": null, "model": "cases", "adm_2": null, "adm_1": null, "adm_0": null, "legend": "Data"}, {"dates": "2023-04-16T00:00:00", "preds": 1502.0, "lower": null, "upper": null, "data": null, "model": "cases", "adm_2": null, "adm_1": null, "adm_0": null, "legend": "Data"}, {"dates": "2023-04-23T00:00:00", "preds": 1572.0, "lower": null, "upper": null, "data": null, "model": "cases", "adm_2": null, "adm_1": null, "adm_0": null, "legend": "Data"}, {"dates": "2023-04-30T00:00:00", "preds": 1919.0, "lower": null, "upper": null, "data": null, "model": "cases", "adm_2": null, "adm_1": null, "adm_0": null, "legend": "Data"}, {"dates": "2023-05-07T00:00:00", "preds": 1807.0, "lower": null, "upper": null, "data": null, "model": "cases", "adm_2": null, "adm_1": null, "adm_0": null, "legend": "Data"}, {"dates": "2023-05-14T00:00:00", "preds": 1731.0, "lower": null, "upper": null, "data": null, "model": "cases", "adm_2": null, "adm_1": null, "adm_0": null, "legend": "Data"}, {"dates": "2023-05-21T00:00:00", "preds": 1479.0, "lower": null, "upper": null, "data": null, "model": "cases", "adm_2": null, "adm_1": null, "adm_0": null, "legend": "Data"}, {"dates": "2023-05-28T00:00:00", "preds": 1328.0, "lower": null, "upper": null, "data": null, "model": "cases", "adm_2": null, "adm_1": null, "adm_0": null, "legend": "Data"}]}}
